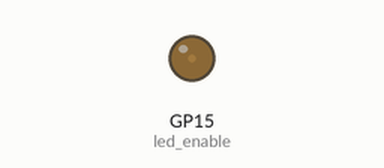
Simulated run of this program. Board: Raspberry Pi Pico running MicroPython. Parts: output pins drawn as LEDs (lit = HIGH).

Above: at 0.05 s.
At 0.55 s:
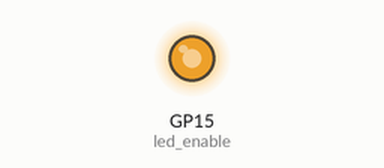
At 0.9 s:
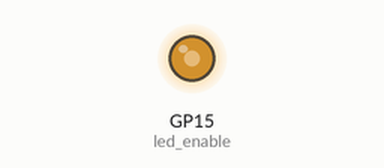
At 1.1 s:
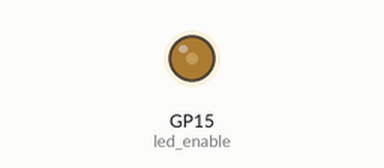
Timing chart, 0 to 3.0 s (numbered marks = the images above):
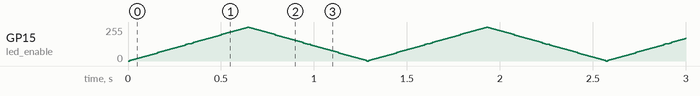

The program:

example.py
```python
# Run on a Raspberry Pi Pico (MicroPython) to output a PWM signal on GP15 that the TXS0108E presents as a 5V PWM enable to a LED strip, sweeping brightness up and down.
#
# Buy this module: https://shillehtek.com/products/shillehtek-pre-soldered-txs0108e-high-speed-full-duplex-8-channel-logic-level-bi-directional-converter
# Full manual: https://shillehtek.com/blogs/shillehtek-product-manuals/shillehtek-pre-soldered-txs0108e-high-speed-full-duplex-8-channel-logic-level-bi-directional-converter-manual
# More examples: https://github.com/shillehbean/shillehtek-examples
#

# TXS0108E - Drive a 5V LED strip enable line from Pico
# Pico GP15 -> A1, B1 -> 5V LED strip enable
# VA = 3V3 (Pin 36), VB = VBUS (Pin 40), OE = 3V3

from machine import Pin, PWM
import time

# 5V output via TXS0108E channel 1
led_enable = PWM(Pin(15))
led_enable.freq(1000)

# Sweep brightness 0% -> 100% -> 0%
while True:
    for duty in range(0, 65536, 1024):
        led_enable.duty_u16(duty)
        time.sleep_ms(10)
    for duty in range(65535, -1, -1024):
        led_enable.duty_u16(duty)
        time.sleep_ms(10)
```
